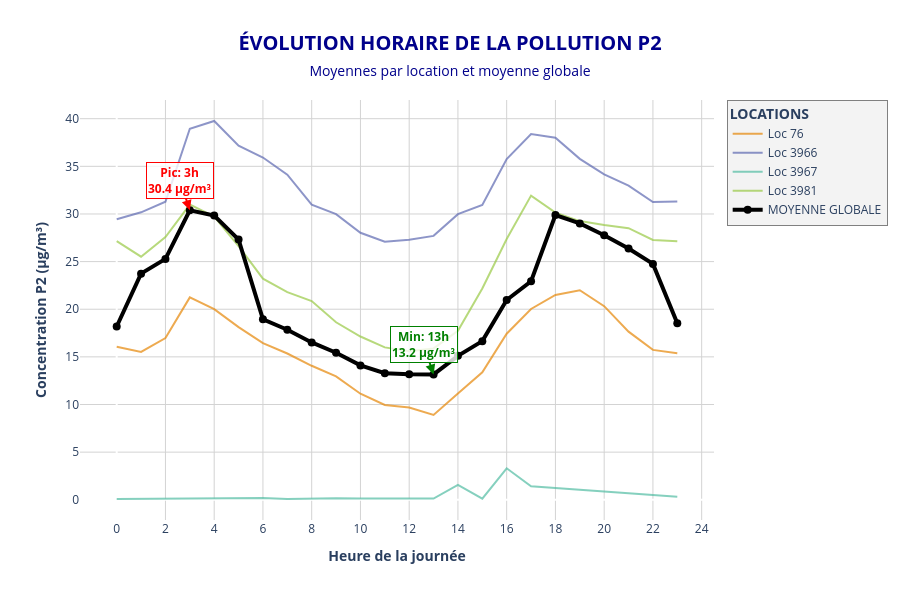

The notebook cell this image was saved under:
### Code cell
import plotly.graph_objects as go
import plotly.express as px
from plotly.subplots import make_subplots
import pandas as pd
import numpy as np

# 1. Préparer les données
all_data = []
for loc, df in final_jeux_ameliore.items():
    df_loc = df.copy()
    df_loc['heure'] = pd.to_datetime(df_loc['timestamp']).dt.hour
    hourly_mean = df_loc.groupby('heure')['P2'].mean().reset_index()
    hourly_mean['location'] = f'Loc {loc}'
    all_data.append(hourly_mean)

df_combined = pd.concat(all_data, ignore_index=True)

# 2. Calculer la moyenne globale
global_mean = df_combined.groupby('heure')['P2'].mean().reset_index()
global_mean['location'] = 'MOYENNE GLOBALE'

# 3. Créer le graphique interactif avec Plotly
fig = go.Figure()

# Palette de couleurs vives
colors = px.colors.qualitative.Vivid  # ['#E58606', '#5D69B1', '#52BCA3', '#99C945', '#CC61B0', '#24796C', '#DAA51B', '#2F8AC4']

# Ajouter chaque location
for idx, loc in enumerate(df_combined['location'].unique()):
    loc_data = df_combined[df_combined['location'] == loc]
    fig.add_trace(go.Scatter(
        x=loc_data['heure'],
        y=loc_data['P2'],
        mode='lines',
        name=loc,
        line=dict(color=colors[idx % len(colors)], width=2),
        opacity=0.7,
        hovertemplate='<b>%{text}</b><br>Heure: %{x}h<br>P2: %{y:.1f} µg/m³<extra></extra>',
        text=[loc]*len(loc_data)
    ))

# Ajouter la moyenne globale (plus épaisse)
fig.add_trace(go.Scatter(
    x=global_mean['heure'],
    y=global_mean['P2'],
    mode='lines+markers',
    name='MOYENNE GLOBALE',
    line=dict(color='#000000', width=4, dash='solid'),
    marker=dict(size=8, color='black'),
    hovertemplate='<b>Moyenne Globale</b><br>Heure: %{x}h<br>P2: %{y:.1f} µg/m³<extra></extra>'
))

# 4. Personnaliser le layout
fig.update_layout(
    title=dict(
        text='<b>ÉVOLUTION HORAIRE DE LA POLLUTION P2</b><br><span style="font-size:14px">Moyennes par location et moyenne globale</span>',
        x=0.5,
        font=dict(size=20, color='darkblue')
    ),
    xaxis=dict(
        title='<b>Heure de la journée</b>',
        tickmode='linear',
        tick0=0,
        dtick=2,
        gridcolor='lightgray',
        title_font=dict(size=14)
    ),
    yaxis=dict(
        title='<b>Concentration P2 (µg/m³)</b>',
        gridcolor='lightgray',
        title_font=dict(size=14)
    ),
    hovermode='closest',
    plot_bgcolor='white',
    paper_bgcolor='white',
    legend=dict(
        title='<b>LOCATIONS</b>',
        font=dict(size=12),
        bgcolor='rgba(240, 240, 240, 0.8)',
        bordercolor='gray',
        borderwidth=1
    ),
    height=600,
    width=900
)

# Ajouter des annotations pour les heures de pic
max_hour = global_mean.loc[global_mean['P2'].idxmax(), 'heure']
max_value = global_mean['P2'].max()
min_hour = global_mean.loc[global_mean['P2'].idxmin(), 'heure']
min_value = global_mean['P2'].min()

fig.add_annotation(
    x=max_hour, y=max_value,
    text=f"<b>Pic: {max_hour}h<br>{max_value:.1f} µg/m³</b>",
    showarrow=True,
    arrowhead=2,
    arrowsize=1,
    arrowwidth=2,
    arrowcolor='red',
    font=dict(size=12, color='red'),
    bgcolor='rgba(255, 255, 255, 0.8)',
    bordercolor='red',
    borderwidth=1
)

fig.add_annotation(
    x=min_hour, y=min_value,
    text=f"<b>Min: {min_hour}h<br>{min_value:.1f} µg/m³</b>",
    showarrow=True,
    arrowhead=2,
    arrowsize=1,
    arrowwidth=2,
    arrowcolor='green',
    font=dict(size=12, color='green'),
    bgcolor='rgba(255, 255, 255, 0.8)',
    bordercolor='green',
    borderwidth=1
)

# Afficher le graphique
fig.show()

### Figure 1 — Plotly figure (JSON) as saved in the notebook; plotly's stock layout.template omitted (floating-point values rounded to 4 significant figures)
{"data": [{"hovertemplate": "<b>%{text}</b><br>Heure: %{x}h<br>P2: %{y:.1f} µg/m³<extra></extra>", "line": {"color": "rgb(229, 134, 6)", "width": 2}, "mode": "lines", "name": "Loc 76", "opacity": 0.7, "text": ["Loc 76", "Loc 76", "Loc 76", "Loc 76", "Loc 76", "Loc 76", "Loc 76", "Loc 76", "Loc 76", "Loc 76", "Loc 76", "Loc 76", "Loc 76", "Loc 76", "Loc 76", "Loc 76", "Loc 76", "Loc 76", "Loc 76", "Loc 76", "Loc 76", "Loc 76", "Loc 76", "Loc 76"], "type": "scatter", "x": [0, 1, 2, 3, 4, 5, 6, 7, 8, 9, 10, 11, 12, 13, 14, 15, 16, 17, 18, 19, 20, 21, 22, 23], "y": [16.07, 15.52, 16.97, 21.24, 20.01, 18.12, 16.44, 15.35, 14.06, 12.96, 11.14, 9.951, 9.687, 8.906, 11.14, 13.37, 17.43, 20.03, 21.49, 21.99, 20.32, 17.65, 15.73, 15.38]}, {"hovertemplate": "<b>%{text}</b><br>Heure: %{x}h<br>P2: %{y:.1f} µg/m³<extra></extra>", "line": {"color": "rgb(93, 105, 177)", "width": 2}, "mode": "lines", "name": "Loc 3966", "opacity": 0.7, "text": ["Loc 3966", "Loc 3966", "Loc 3966", "Loc 3966", "Loc 3966", "Loc 3966", "Loc 3966", "Loc 3966", "Loc 3966", "Loc 3966", "Loc 3966", "Loc 3966", "Loc 3966", "Loc 3966", "Loc 3966", "Loc 3966", "Loc 3966", "Loc 3966", "Loc 3966", "Loc 3966", "Loc 3966", "Loc 3966", "Loc 3966", "Loc 3966"], "type": "scatter", "x": [0, 1, 2, 3, 4, 5, 6, 7, 8, 9, 10, 11, 12, 13, 14, 15, 16, 17, 18, 19, 20, 21, 22, 23], "y": [29.45, 30.17, 31.29, 38.95, 39.76, 37.17, 35.92, 34.13, 30.99, 29.98, 28.02, 27.09, 27.29, 27.7, 29.98, 30.93, 35.76, 38.38, 38.0, 35.78, 34.16, 32.98, 31.26, 31.32]}, {"hovertemplate": "<b>%{text}</b><br>Heure: %{x}h<br>P2: %{y:.1f} µg/m³<extra></extra>", "line": {"color": "rgb(82, 188, 163)", "width": 2}, "mode": "lines", "name": "Loc 3967", "opacity": 0.7, "text": ["Loc 3967", "Loc 3967", "Loc 3967", "Loc 3967", "Loc 3967", "Loc 3967", "Loc 3967", "Loc 3967", "Loc 3967", "Loc 3967", "Loc 3967", "Loc 3967", "Loc 3967", "Loc 3967"], "type": "scatter", "x": [0, 6, 7, 8, 9, 10, 11, 12, 13, 14, 15, 16, 17, 23], "y": [0.08137, 0.1953, 0.09314, 0.1389, 0.1636, 0.1316, 0.1186, 0.09078, 0.1268, 1.571, 0.1208, 3.302, 1.418, 0.3255]}, {"hovertemplate": "<b>%{text}</b><br>Heure: %{x}h<br>P2: %{y:.1f} µg/m³<extra></extra>", "line": {"color": "rgb(153, 201, 69)", "width": 2}, "mode": "lines", "name": "Loc 3981", "opacity": 0.7, "text": ["Loc 3981", "Loc 3981", "Loc 3981", "Loc 3981", "Loc 3981", "Loc 3981", "Loc 3981", "Loc 3981", "Loc 3981", "Loc 3981", "Loc 3981", "Loc 3981", "Loc 3981", "Loc 3981", "Loc 3981", "Loc 3981", "Loc 3981", "Loc 3981", "Loc 3981", "Loc 3981", "Loc 3981", "Loc 3981", "Loc 3981", "Loc 3981"], "type": "scatter", "x": [0, 1, 2, 3, 4, 5, 6, 7, 8, 9, 10, 11, 12, 13, 14, 15, 16, 17, 18, 19, 20, 21, 22, 23], "y": [27.16, 25.52, 27.57, 30.98, 29.72, 26.63, 23.2, 21.8, 20.86, 18.63, 17.14, 15.99, 15.59, 15.89, 17.74, 22.18, 27.37, 31.93, 30.14, 29.25, 28.84, 28.51, 27.27, 27.13]}, {"hovertemplate": "<b>Moyenne Globale</b><br>Heure: %{x}h<br>P2: %{y:.1f} µg/m³<extra></extra>", "line": {"color": "#000000", "dash": "solid", "width": 4}, "marker": {"color": "black", "size": 8}, "mode": "lines+markers", "name": "MOYENNE GLOBALE", "type": "scatter", "x": [0, 1, 2, 3, 4, 5, 6, 7, 8, 9, 10, 11, 12, 13, 14, 15, 16, 17, 18, 19, 20, 21, 22, 23], "y": [18.19, 23.74, 25.28, 30.39, 29.83, 27.31, 18.94, 17.84, 16.51, 15.43, 14.11, 13.29, 13.16, 13.15, 15.11, 16.65, 20.97, 22.94, 29.88, 29.01, 27.77, 26.38, 24.76, 18.54]}], "layout": {"annotations": [{"arrowcolor": "red", "arrowhead": 2, "arrowsize": 1, "arrowwidth": 2, "bgcolor": "rgba(255, 255, 255, 0.8)", "bordercolor": "red", "borderwidth": 1, "font": {"color": "red", "size": 12}, "showarrow": true, "text": "<b>Pic: 3h<br>30.4 µg/m³</b>", "x": 3, "y": 30.39}, {"arrowcolor": "green", "arrowhead": 2, "arrowsize": 1, "arrowwidth": 2, "bgcolor": "rgba(255, 255, 255, 0.8)", "bordercolor": "green", "borderwidth": 1, "font": {"color": "green", "size": 12}, "showarrow": true, "text": "<b>Min: 13h<br>13.2 µg/m³</b>", "x": 13, "y": 13.15}], "height": 600, "hovermode": "closest", "legend": {"bgcolor": "rgba(240, 240, 240, 0.8)", "bordercolor": "gray", "borderwidth": 1, "font": {"size": 12}, "title": {"text": "<b>LOCATIONS</b>"}}, "paper_bgcolor": "white", "plot_bgcolor": "white", "title": {"font": {"color": "darkblue", "size": 20}, "text": "<b>ÉVOLUTION HORAIRE DE LA POLLUTION P2</b><br><span style=\"font-size:14px\">Moyennes par location et moyenne globale</span>", "x": 0.5}, "width": 900, "xaxis": {"autorange": true, "dtick": 2, "gridcolor": "lightgray", "range": [-1.509, 24.51], "tick0": 0, "tickmode": "linear", "title": {"font": {"size": 14}, "text": "<b>Heure de la journée</b>"}, "type": "linear"}, "yaxis": {"autorange": true, "gridcolor": "lightgray", "range": [-2.123, 41.96], "title": {"font": {"size": 14}, "text": "<b>Concentration P2 (µg/m³)</b>"}, "type": "linear"}}}
